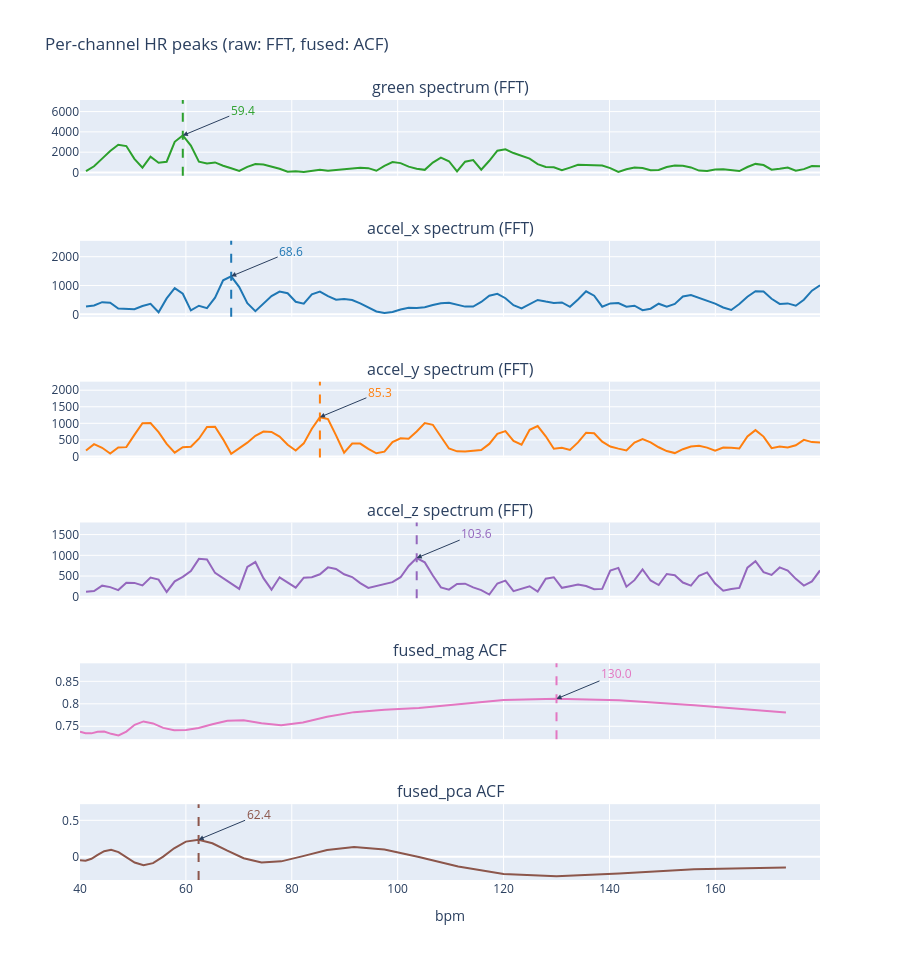

Notebook code for this chart:
### Code cell
# raw (green, accel_*):    rfft + dominant peak
# fused_mag/_pca:          autocorrelation

fft_channels = {
    'green':   ga_filt['green'].to_numpy(),
    'accel_x': ga_filt['accel_x'].to_numpy(),
    'accel_y': ga_filt['accel_y'].to_numpy(),
    'accel_z': ga_filt['accel_z'].to_numpy(),
}
acf_channels = {
    'fused_mag': fused['fused_mag'],
    'fused_pca': fused['fused_pca'],
}

specs = {name: rfft_magnitude(sig) for name, sig in fft_channels.items()}
acfs  = {name: autocorrelation(sig) for name, sig in acf_channels.items()}

fft_peaks_bpm = {
    name: find_dominant_peak(mags, fr) * 60.0
    for name, (mags, fr) in specs.items()
}
acf_peaks_bpm = {
    name: pick_autocorrelation(acf, ls) * 60.0
    for name, (acf, ls) in acfs.items()
}

# Shared bpm axes
freq_res = next(iter(specs.values()))[1]
fft_half = FFT_SIZE // 2 + 1
freqs_bpm_fft = np.arange(fft_half) * freq_res * 60.0
band_fft = (freqs_bpm_fft >= HR_MIN_BPM) & (freqs_bpm_fft <= HR_MAX_BPM)

lag_step_acf = next(iter(acfs.values()))[1]
n_lags = len(next(iter(acfs.values()))[0])
lags = np.arange(1, n_lags) * lag_step_acf
lags_bpm_acf = 60.0 / lags
band_acf = (lags_bpm_acf >= HR_MIN_BPM) & (lags_bpm_acf <= HR_MAX_BPM)

ordered = ['green', 'accel_x', 'accel_y', 'accel_z', 'fused_mag', 'fused_pca']
titles = {
    'green':     'green spectrum (FFT)',
    'accel_x':   'accel_x spectrum (FFT)',
    'accel_y':   'accel_y spectrum (FFT)',
    'accel_z':   'accel_z spectrum (FFT)',
    'fused_mag': 'fused_mag ACF',
    'fused_pca': 'fused_pca ACF',
}

fig = make_subplots(rows=len(ordered), cols=1, shared_xaxes=True,
                    subplot_titles=[titles[n] for n in ordered])

def _mark(row, x_bpm, y_max, color):
    fig.add_vline(x=x_bpm, line_dash='dash', line_color=color, row=row, col=1)
    fig.add_annotation(x=x_bpm, y=y_max,
                       text=f'{x_bpm:.1f}',
                       font=dict(color=color),
                       showarrow=True, arrowhead=2,
                       ax=60, ay=-25, row=row, col=1)

for row, name in enumerate(ordered, start=1):
    color = COLORS[name]

    if name in fft_channels:
        mags = specs[name][0]
        y_band = mags[band_fft]
        if not len(y_band):
            continue
        y_max = float(y_band.max())
        fig.add_trace(go.Scatter(x=freqs_bpm_fft[band_fft], y=y_band,
                                 line=dict(color=color)),
                      row=row, col=1)
        peak_bpm = fft_peaks_bpm[name]
    else:
        acf, _ = acfs[name]
        y_band = acf[1:][band_acf]
        if not len(y_band):
            continue
        y_max = float(y_band.max())
        fig.add_trace(go.Scatter(x=lags_bpm_acf[band_acf], y=y_band,
                                 line=dict(color=color)),
                      row=row, col=1)
        peak_bpm = acf_peaks_bpm[name]

    if peak_bpm > 0:
        _mark(row, peak_bpm, y_max, color)

fig.update_xaxes(title_text='bpm', row=len(ordered), col=1)
fig.update_layout(height=160 * len(ordered), showlegend=False,
                  title_text='Per-channel HR peaks (raw: FFT, fused: ACF)')
fig.show()

### Figure 1 — Plotly figure (JSON) as saved in the notebook; plotly's stock layout.template omitted (floating-point values rounded to 4 significant figures)
{"data": [{"line": {"color": "#2ca02c"}, "type": "scatter", "x": [41.13, 42.66, 44.18, 45.7, 47.23, 48.75, 50.27, 51.8, 53.32, 54.84, 56.37, 57.89, 59.41, 60.94, 62.46, 63.98, 65.51, 67.03, 68.55, 70.08, 71.6, 73.12, 74.65, 76.17, 77.7, 79.22, 80.74, 82.27, 83.79, 85.31, 86.84, 88.36, 89.88, 91.41, 92.93, 94.45, 95.98, 97.5, 99.02, 100.5, 102.1, 103.6, 105.1, 106.6, 108.2, 109.7, 111.2, 112.7, 114.3, 115.8, 117.3, 118.8, 120.4, 121.9, 123.4, 124.9, 126.4, 128.0, 129.5, 131.0, 132.5, 134.1, 135.6, 137.1, 138.6, 140.2, 141.7, 143.2, 144.7, 146.2, 147.8, 149.3, 150.8, 152.3, 153.9, 155.4, 156.9, 158.4, 160.0, 161.5, 163.0, 164.5, 166.1, 167.6, 169.1, 170.6, 172.1, 173.7, 175.2, 176.7, 178.2, 179.8], "xaxis": "x", "y": [130.6, 615.4, 1366.0, 2117.0, 2737.0, 2603.0, 1338.0, 473.1, 1548.0, 964.6, 1058.0, 3022.0, 3643.0, 2642.0, 1064.0, 880.0, 988.3, 659.8, 413.2, 154.5, 550.4, 834.7, 792.4, 611.9, 372.1, 81.95, 110.6, 43.44, 184.7, 275.1, 160.3, 224.0, 338.0, 351.8, 461.9, 427.9, 171.7, 652.1, 1023.0, 920.8, 579.1, 375.2, 260.0, 978.6, 1469.0, 1109.0, 100.4, 1067.0, 1222.0, 276.6, 1152.0, 2150.0, 2278.0, 1915.0, 1667.0, 1368.0, 826.2, 550.7, 512.8, 218.3, 477.7, 751.5, 745.9, 721.9, 684.4, 431.6, 61.26, 318.8, 486.2, 447.7, 219.5, 252.2, 541.5, 686.3, 672.8, 496.8, 187.1, 135.9, 286.7, 326.3, 268.2, 139.6, 539.4, 845.2, 730.1, 281.4, 375.8, 495.0, 174.5, 329.1, 636.9, 621.9], "yaxis": "y"}, {"line": {"color": "#1f77b4"}, "type": "scatter", "x": [41.13, 42.66, 44.18, 45.7, 47.23, 48.75, 50.27, 51.8, 53.32, 54.84, 56.37, 57.89, 59.41, 60.94, 62.46, 63.98, 65.51, 67.03, 68.55, 70.08, 71.6, 73.12, 74.65, 76.17, 77.7, 79.22, 80.74, 82.27, 83.79, 85.31, 86.84, 88.36, 89.88, 91.41, 92.93, 94.45, 95.98, 97.5, 99.02, 100.5, 102.1, 103.6, 105.1, 106.6, 108.2, 109.7, 111.2, 112.7, 114.3, 115.8, 117.3, 118.8, 120.4, 121.9, 123.4, 124.9, 126.4, 128.0, 129.5, 131.0, 132.5, 134.1, 135.6, 137.1, 138.6, 140.2, 141.7, 143.2, 144.7, 146.2, 147.8, 149.3, 150.8, 152.3, 153.9, 155.4, 156.9, 158.4, 160.0, 161.5, 163.0, 164.5, 166.1, 167.6, 169.1, 170.6, 172.1, 173.7, 175.2, 176.7, 178.2, 179.8], "xaxis": "x2", "y": [271.7, 306.7, 423.0, 405.8, 202.0, 178.9, 179.7, 290.1, 362.5, 73.73, 554.0, 911.2, 714.4, 136.2, 298.4, 215.6, 579.7, 1180.0, 1319.0, 947.8, 387.1, 108.9, 381.5, 631.7, 790.5, 731.6, 436.2, 368.6, 696.5, 790.9, 629.2, 506.4, 534.0, 499.7, 382.8, 240.3, 100.3, 51.48, 85.41, 167.2, 226.7, 222.7, 248.1, 321.4, 381.8, 398.9, 345.0, 268.5, 271.2, 428.8, 645.7, 712.9, 558.9, 316.3, 208.3, 366.4, 499.1, 444.9, 397.2, 412.0, 262.2, 516.6, 798.4, 648.5, 266.0, 380.2, 392.1, 265.6, 299.1, 145.4, 196.1, 368.9, 268.7, 362.9, 618.6, 670.3, 566.8, 458.9, 372.3, 237.6, 153.1, 356.8, 611.1, 803.5, 789.3, 540.1, 361.6, 379.9, 300.3, 506.5, 820.6, 1009.0], "yaxis": "y2"}, {"line": {"color": "#ff7f0e"}, "type": "scatter", "x": [41.13, 42.66, 44.18, 45.7, 47.23, 48.75, 50.27, 51.8, 53.32, 54.84, 56.37, 57.89, 59.41, 60.94, 62.46, 63.98, 65.51, 67.03, 68.55, 70.08, 71.6, 73.12, 74.65, 76.17, 77.7, 79.22, 80.74, 82.27, 83.79, 85.31, 86.84, 88.36, 89.88, 91.41, 92.93, 94.45, 95.98, 97.5, 99.02, 100.5, 102.1, 103.6, 105.1, 106.6, 108.2, 109.7, 111.2, 112.7, 114.3, 115.8, 117.3, 118.8, 120.4, 121.9, 123.4, 124.9, 126.4, 128.0, 129.5, 131.0, 132.5, 134.1, 135.6, 137.1, 138.6, 140.2, 141.7, 143.2, 144.7, 146.2, 147.8, 149.3, 150.8, 152.3, 153.9, 155.4, 156.9, 158.4, 160.0, 161.5, 163.0, 164.5, 166.1, 167.6, 169.1, 170.6, 172.1, 173.7, 175.2, 176.7, 178.2, 179.8], "xaxis": "x3", "y": [176.3, 370.4, 262.0, 87.04, 269.7, 281.0, 651.8, 1004.0, 1007.0, 733.7, 377.4, 114.6, 276.5, 293.3, 535.4, 890.7, 896.0, 514.9, 82.15, 248.8, 416.2, 622.7, 750.5, 740.7, 597.1, 354.2, 180.4, 394.3, 838.5, 1186.0, 1127.0, 637.2, 115.1, 389.9, 388.9, 226.8, 95.26, 145.0, 431.4, 546.0, 531.6, 755.1, 1007.0, 955.1, 611.6, 239.3, 152.9, 147.3, 169.9, 193.8, 378.1, 682.7, 763.4, 469.2, 357.1, 804.4, 915.8, 607.3, 230.4, 263.0, 194.1, 423.7, 715.7, 699.5, 445.2, 298.7, 235.0, 180.8, 418.4, 524.6, 425.9, 277.0, 161.7, 100.8, 218.3, 297.7, 320.8, 266.9, 176.0, 268.7, 261.3, 240.3, 602.6, 794.3, 599.1, 250.2, 298.1, 270.1, 335.9, 500.4, 432.9, 422.3], "yaxis": "y3"}, {"line": {"color": "#9467bd"}, "type": "scatter", "x": [41.13, 42.66, 44.18, 45.7, 47.23, 48.75, 50.27, 51.8, 53.32, 54.84, 56.37, 57.89, 59.41, 60.94, 62.46, 63.98, 65.51, 67.03, 68.55, 70.08, 71.6, 73.12, 74.65, 76.17, 77.7, 79.22, 80.74, 82.27, 83.79, 85.31, 86.84, 88.36, 89.88, 91.41, 92.93, 94.45, 95.98, 97.5, 99.02, 100.5, 102.1, 103.6, 105.1, 106.6, 108.2, 109.7, 111.2, 112.7, 114.3, 115.8, 117.3, 118.8, 120.4, 121.9, 123.4, 124.9, 126.4, 128.0, 129.5, 131.0, 132.5, 134.1, 135.6, 137.1, 138.6, 140.2, 141.7, 143.2, 144.7, 146.2, 147.8, 149.3, 150.8, 152.3, 153.9, 155.4, 156.9, 158.4, 160.0, 161.5, 163.0, 164.5, 166.1, 167.6, 169.1, 170.6, 172.1, 173.7, 175.2, 176.7, 178.2, 179.8], "xaxis": "x4", "y": [120.3, 139.4, 268.5, 233.9, 161.7, 340.2, 334.8, 273.5, 461.9, 414.3, 117.4, 371.7, 480.8, 621.6, 914.6, 898.3, 576.5, 443.7, 303.4, 190.6, 718.2, 838.6, 448.9, 171.7, 470.7, 335.0, 221.8, 461.6, 472.3, 543.5, 709.5, 672.4, 543.1, 475.8, 331.7, 215.3, 264.6, 300.5, 353.7, 472.3, 743.6, 935.7, 830.6, 514.7, 227.8, 172.8, 308.0, 317.1, 228.7, 162.9, 54.66, 321.4, 389.4, 137.5, 198.8, 254.1, 125.2, 437.7, 472.4, 216.8, 257.0, 299.0, 259.6, 181.5, 190.9, 630.7, 697.1, 244.5, 401.5, 658.8, 393.5, 284.7, 549.9, 522.2, 344.4, 270.8, 508.7, 588.1, 318.4, 145.3, 185.8, 215.1, 703.7, 856.8, 594.8, 528.9, 708.1, 630.8, 432.3, 271.7, 370.9, 635.6], "yaxis": "y4"}, {"line": {"color": "#e377c2"}, "type": "scatter", "x": [173.3, 156.0, 141.8, 130.0, 120.0, 111.4, 104.0, 97.5, 91.76, 86.67, 82.11, 78.0, 74.29, 70.91, 67.83, 65.0, 62.4, 60.0, 57.78, 55.71, 53.79, 52.0, 50.32, 48.75, 47.27, 45.88, 44.57, 43.33, 42.16, 41.05, 40.0], "xaxis": "x5", "y": [0.7807, 0.7969, 0.8078, 0.8111, 0.8086, 0.7998, 0.7909, 0.7865, 0.7815, 0.771, 0.7585, 0.7525, 0.7569, 0.7632, 0.7625, 0.7547, 0.7464, 0.7418, 0.741, 0.7465, 0.7564, 0.7608, 0.7533, 0.7382, 0.7298, 0.7332, 0.7383, 0.7377, 0.7343, 0.7345, 0.7381], "yaxis": "y5"}, {"line": {"color": "#8c564b"}, "type": "scatter", "x": [173.3, 156.0, 141.8, 130.0, 120.0, 111.4, 104.0, 97.5, 91.76, 86.67, 82.11, 78.0, 74.29, 70.91, 67.83, 65.0, 62.4, 60.0, 57.78, 55.71, 53.79, 52.0, 50.32, 48.75, 47.27, 45.88, 44.57, 43.33, 42.16, 41.05, 40.0], "xaxis": "x6", "y": [-0.1475, -0.1718, -0.2315, -0.2672, -0.2355, -0.1349, -0.004516, 0.09889, 0.1328, 0.09147, 0.00825, -0.06329, -0.07766, -0.02089, 0.08293, 0.1845, 0.2344, 0.2079, 0.1165, 0.001355, -0.08756, -0.1157, -0.07952, -0.005875, 0.06367, 0.09476, 0.07679, 0.02576, -0.0272, -0.0546, -0.04776], "yaxis": "y6"}], "layout": {"annotations": [{"font": {"size": 16}, "showarrow": false, "text": "green spectrum (FFT)", "x": 0.5, "xanchor": "center", "xref": "paper", "y": 1.0, "yanchor": "bottom", "yref": "paper"}, {"font": {"size": 16}, "showarrow": false, "text": "accel_x spectrum (FFT)", "x": 0.5, "xanchor": "center", "xref": "paper", "y": 0.8194, "yanchor": "bottom", "yref": "paper"}, {"font": {"size": 16}, "showarrow": false, "text": "accel_y spectrum (FFT)", "x": 0.5, "xanchor": "center", "xref": "paper", "y": 0.6389, "yanchor": "bottom", "yref": "paper"}, {"font": {"size": 16}, "showarrow": false, "text": "accel_z spectrum (FFT)", "x": 0.5, "xanchor": "center", "xref": "paper", "y": 0.4583, "yanchor": "bottom", "yref": "paper"}, {"font": {"size": 16}, "showarrow": false, "text": "fused_mag ACF", "x": 0.5, "xanchor": "center", "xref": "paper", "y": 0.2778, "yanchor": "bottom", "yref": "paper"}, {"font": {"size": 16}, "showarrow": false, "text": "fused_pca ACF", "x": 0.5, "xanchor": "center", "xref": "paper", "y": 0.09722, "yanchor": "bottom", "yref": "paper"}, {"arrowhead": 2, "ax": 60, "ay": -25, "font": {"color": "#2ca02c"}, "showarrow": true, "text": "59.4", "x": 59.41, "xref": "x", "y": 3643.0, "yref": "y"}, {"arrowhead": 2, "ax": 60, "ay": -25, "font": {"color": "#1f77b4"}, "showarrow": true, "text": "68.6", "x": 68.55, "xref": "x2", "y": 1319.0, "yref": "y2"}, {"arrowhead": 2, "ax": 60, "ay": -25, "font": {"color": "#ff7f0e"}, "showarrow": true, "text": "85.3", "x": 85.31, "xref": "x3", "y": 1186.0, "yref": "y3"}, {"arrowhead": 2, "ax": 60, "ay": -25, "font": {"color": "#9467bd"}, "showarrow": true, "text": "103.6", "x": 103.6, "xref": "x4", "y": 935.7, "yref": "y4"}, {"arrowhead": 2, "ax": 60, "ay": -25, "font": {"color": "#e377c2"}, "showarrow": true, "text": "130.0", "x": 130, "xref": "x5", "y": 0.8111, "yref": "y5"}, {"arrowhead": 2, "ax": 60, "ay": -25, "font": {"color": "#8c564b"}, "showarrow": true, "text": "62.4", "x": 62.4, "xref": "x6", "y": 0.2344, "yref": "y6"}], "height": 960, "shapes": [{"line": {"color": "#2ca02c", "dash": "dash"}, "type": "line", "x0": 59.41, "x1": 59.41, "xref": "x", "y0": 0, "y1": 1, "yref": "y domain"}, {"line": {"color": "#1f77b4", "dash": "dash"}, "type": "line", "x0": 68.55, "x1": 68.55, "xref": "x2", "y0": 0, "y1": 1, "yref": "y2 domain"}, {"line": {"color": "#ff7f0e", "dash": "dash"}, "type": "line", "x0": 85.31, "x1": 85.31, "xref": "x3", "y0": 0, "y1": 1, "yref": "y3 domain"}, {"line": {"color": "#9467bd", "dash": "dash"}, "type": "line", "x0": 103.6, "x1": 103.6, "xref": "x4", "y0": 0, "y1": 1, "yref": "y4 domain"}, {"line": {"color": "#e377c2", "dash": "dash"}, "type": "line", "x0": 130, "x1": 130, "xref": "x5", "y0": 0, "y1": 1, "yref": "y5 domain"}, {"line": {"color": "#8c564b", "dash": "dash"}, "type": "line", "x0": 62.4, "x1": 62.4, "xref": "x6", "y0": 0, "y1": 1, "yref": "y6 domain"}], "showlegend": false, "title": {"text": "Per-channel HR peaks (raw: FFT, fused: ACF)"}, "xaxis": {"anchor": "y", "domain": [0, 1], "matches": "x6", "showticklabels": false}, "xaxis2": {"anchor": "y2", "domain": [0, 1], "matches": "x6", "showticklabels": false}, "xaxis3": {"anchor": "y3", "domain": [0, 1], "matches": "x6", "showticklabels": false}, "xaxis4": {"anchor": "y4", "domain": [0, 1], "matches": "x6", "showticklabels": false}, "xaxis5": {"anchor": "y5", "domain": [0, 1], "matches": "x6", "showticklabels": false}, "xaxis6": {"anchor": "y6", "domain": [0, 1], "title": {"text": "bpm"}}, "yaxis": {"anchor": "x", "domain": [0.9028, 1.0]}, "yaxis2": {"anchor": "x2", "domain": [0.7222, 0.8194]}, "yaxis3": {"anchor": "x3", "domain": [0.5417, 0.6389]}, "yaxis4": {"anchor": "x4", "domain": [0.3611, 0.4583]}, "yaxis5": {"anchor": "x5", "domain": [0.1806, 0.2778]}, "yaxis6": {"anchor": "x6", "domain": [0, 0.09722]}}}
